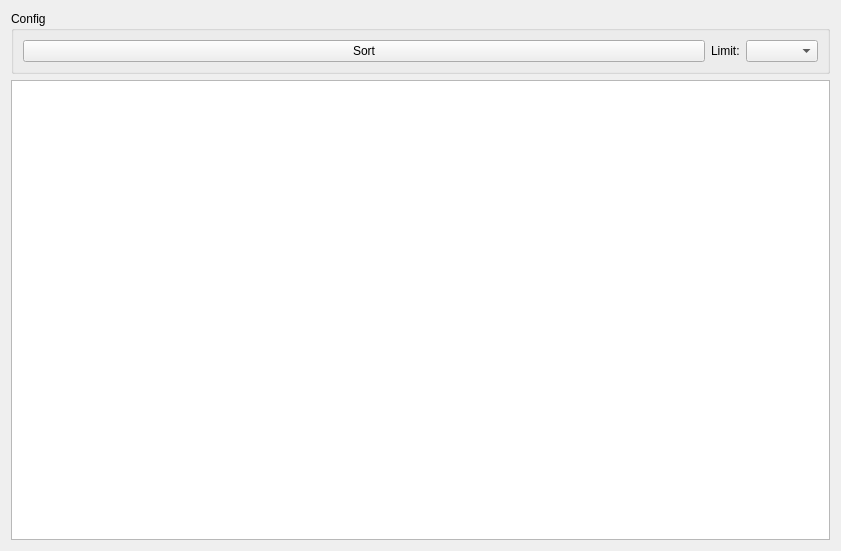
<?xml version="1.0" encoding="UTF-8"?>
<ui version="4.0">
 <class>ListWindow</class>
 <widget class="QWidget" name="ListWindow">
  <property name="geometry">
   <rect>
    <x>0</x>
    <y>0</y>
    <width>841</width>
    <height>551</height>
   </rect>
  </property>
  <property name="windowTitle">
   <string>Analyse</string>
  </property>
  <layout class="QGridLayout" name="gridLayout">
   <item row="0" column="0">
    <widget class="QGroupBox" name="groupBox">
     <property name="title">
      <string>Config</string>
     </property>
     <layout class="QHBoxLayout" name="horizontalLayout">
      <item>
       <widget class="QPushButton" name="sortPushButton">
        <property name="text">
         <string>Sort</string>
        </property>
       </widget>
      </item>
      <item>
       <widget class="QLabel" name="label">
        <property name="sizePolicy">
         <sizepolicy hsizetype="Fixed" vsizetype="Preferred">
          <horstretch>0</horstretch>
          <verstretch>0</verstretch>
         </sizepolicy>
        </property>
        <property name="text">
         <string>Limit:</string>
        </property>
       </widget>
      </item>
      <item>
       <widget class="QComboBox" name="limitComboBox">
        <property name="sizePolicy">
         <sizepolicy hsizetype="Fixed" vsizetype="Fixed">
          <horstretch>0</horstretch>
          <verstretch>0</verstretch>
         </sizepolicy>
        </property>
       </widget>
      </item>
     </layout>
    </widget>
   </item>
   <item row="1" column="0">
    <widget class="QTableWidget" name="tableWidget">
     <property name="selectionMode">
      <enum>QAbstractItemView::SingleSelection</enum>
     </property>
     <property name="selectionBehavior">
      <enum>QAbstractItemView::SelectColumns</enum>
     </property>
     <attribute name="horizontalHeaderShowSortIndicator" stdset="0">
      <bool>true</bool>
     </attribute>
    </widget>
   </item>
  </layout>
 </widget>
 <resources/>
 <connections/>
</ui>
